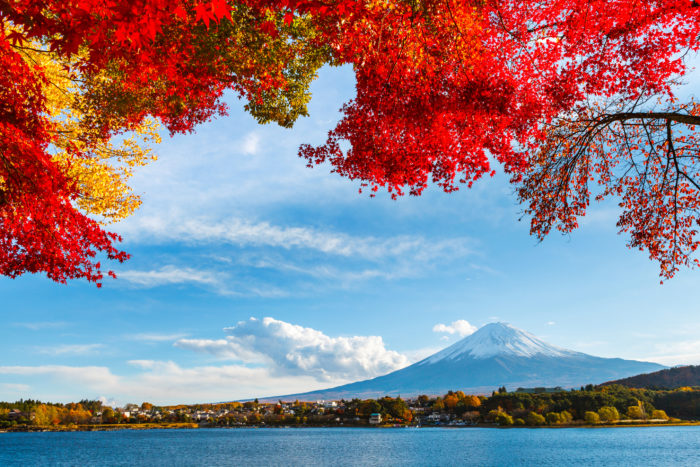
#> input picture 2.jpg, 700 x 467 px
$ python source.py
#> lines starting #> are read from the running program, lines starting #| are printed output that depends on the picture
### plot_creator.py
import cv2 as cv
from matplotlib import pyplot as plt


def get_plot(name: str, img, grayscale_img):
    plot = plt
    plot.figure(name)
    plot.subplot(211)
    plot = create_histograms(False, img)
    plot.subplot(212)
    plot = create_histograms(True, grayscale_img)
    plot.tight_layout()
    return plot


def create_histograms(flag: bool, img):  # Тип изображения: 0 - BRG, 1 - GrayScale
    match flag:
        case 0:
            color = ("b", "g", "r")
            for i, col in enumerate(color):
                histr = cv.calcHist([img], [i], None, [256], [0, 256])
                plt.plot(histr, color=col)
                plt.xlim([0, 256])
        case 1:
            histr = cv.calcHist([img], [0], None, [256], [0, 256])
            plt.plot(histr)
            plt.xlim([0, 256])
    return plt

### correction.py
import numpy as np
import math
import cv2 as cv
from matplotlib import pyplot as plt


def compression_image(flag: bool, img, min=50, max=200):
    alpha = 1.0
    beta = 0.0
    new_img_compressed = np.zeros(img.shape, img.dtype)
    match flag:
        case 0:
            for y in range(img.shape[0]):
                for x in range(img.shape[1]):
                    for channel in range(img.shape[2]):
                        new_img_compressed[y, x, channel] = np.clip(
                            alpha * img[y, x, channel] + beta, min, max
                        )
        case 1:
            for y in range(img.shape[0]):
                for x in range(img.shape[1]):
                    new_img_compressed[y, x] = np.clip(
                        alpha * img[y, x] + beta, min, max
                    )
    return new_img_compressed


def gamma_correction(flag: bool, img):
    coef_c = 1.55
    coef_gamma = 2
    new_img_gammaCorr = np.zeros(img.shape, img.dtype)
    match flag:
        case 0:
            for y in range(img.shape[0]):
                for x in range(img.shape[1]):
                    for c in range(img.shape[2]):
                        new_img_gammaCorr[y, x, c] = (
                            255 * coef_c * (img[y, x, c] / 255) ** coef_gamma
                        )
        case 1:
            for y in range(img.shape[0]):
                for x in range(img.shape[1]):
                    new_img_gammaCorr[y, x] = (
                        255 * coef_c * (img[y, x] / 255) ** coef_gamma
                    )
    return new_img_gammaCorr


def logarithm_correction(flag: bool, img):
    coef_c = 1.55
    new_img_logCorr = np.zeros(img.shape, img.dtype)
    match flag:
        case 0:
            for y in range(img.shape[0]):
                for x in range(img.shape[1]):
                    for c in range(img.shape[2]):
                        new_img_logCorr[y, x, c] = (
                            255 * coef_c * math.log((img[y, x, c] / 255) + 1)
                        )
        case 1:
            for y in range(img.shape[0]):
                for x in range(img.shape[1]):
                    new_img_logCorr[y, x] = (
                        255 * coef_c * math.log((img[y, x] / 255) + 1)
                    )
    return new_img_logCorr


def linier_correction(flag: bool, img):
    new_img_linCorr = np.zeros(img.shape, img.dtype)
    match flag:
        case 0:
            b_min = img[0, 0, 0]
            r_min = img[0, 0, 1]
            g_min = img[0, 0, 2]
            list_min = [b_min, r_min, g_min]

            b_max = img[0, 0, 0]
            r_max = img[0, 0, 1]
            g_max = img[0, 0, 2]
            list_max = [b_max, r_max, g_max]
            # Find min, max of BRG pixel brightness
            for y in range(img.shape[0]):
                for x in range(img.shape[1]):
                    for c in range(img.shape[2]):
                        list_min[c] = min(list_min[c], img[y, x, c])
                        list_max[c] = max(list_max[c], img[y, x, c])
            # Change brightness with formule
            for y in range(img.shape[0]):
                for x in range(img.shape[1]):
                    for channel in range(img.shape[2]):
                        new_img_linCorr[y, x, channel] = (
                            (img[y, x, channel] - list_min[channel])
                            * 255
                            / (list_max[channel] - list_min[channel])
                        )
        case 1:
            brightness_min = img[0, 0]
            brightness_max = img[0, 0]
            for y in range(img.shape[0]):
                for x in range(img.shape[1]):
                    brightness_min = min(brightness_min, img[y, x])
                    brightness_max = max(brightness_max, img[y, x])
            # Change brightness with formule
            for y in range(img.shape[0]):
                for x in range(img.shape[1]):
                    new_img_linCorr[y, x] = (
                        (img[y, x] - brightness_min)
                        * 255
                        / (brightness_max - brightness_min)
                    )
            # Save result
    return new_img_linCorr

### source.py
import math
import cv2 as cv
from matplotlib import pyplot as plt
import plot_creator
import correction


img_name = "2"

# Task 1
img = cv.imread(img_name + ".jpg")
#> img is the input picture: shape (467, 700, 3); mean B, G, R 137, 126.8, 142
assert img is not None, "file could not be read, check with os.path.exists()"
grayscale_img = cv.cvtColor(img, cv.COLOR_BGR2GRAY)
cv.imwrite(img_name + "_gray" + ".jpg", grayscale_img)
plt = plot_creator.get_plot("Histograms of original brightness", img, grayscale_img)
print("End of Task 1")

# Task 2. Color
# Compressed
new_img_compressed = correction.compression_image(False, img)
cv.imwrite(img_name + "_compressed" + ".jpg", new_img_compressed)
# Linier Correction
new_img_linCorr = correction.linier_correction(False, new_img_compressed)
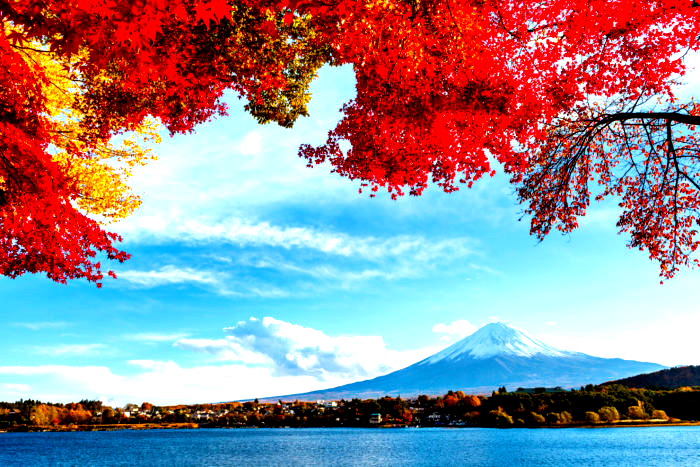
#> new_img_linCorr: shape (467, 700, 3); mean B, G, R 147.1, 139.2, 150.5
cv.imwrite(img_name + "_linCorr" + ".jpg", new_img_linCorr)
# GrayScale
# Compressed
new_grayscale_img_compressed = correction.compression_image(True, grayscale_img)
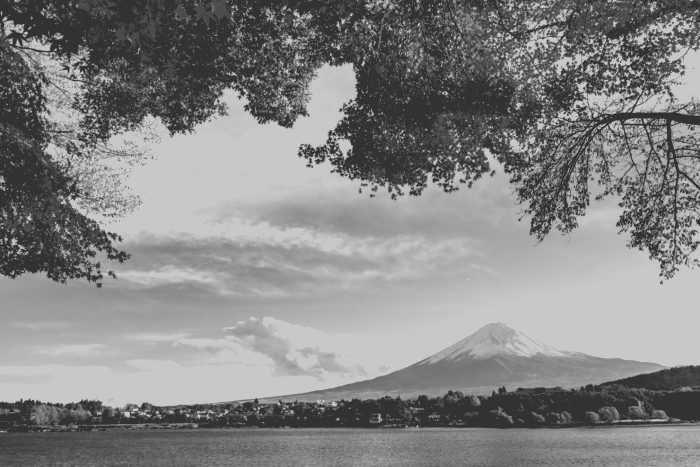
#> new_grayscale_img_compressed: shape (467, 700); min 50, max 200, mean 132
cv.imwrite(img_name + "_gray" + "_compressed" + ".jpg", new_grayscale_img_compressed)
# Linier Correction
new_grayscale_img_linCorr = correction.linier_correction(
    True, new_grayscale_img_compressed
)
cv.imwrite(img_name + "_gray" + "_linCorr" + ".jpg", new_grayscale_img_linCorr)
# Histogram of brightness
plt = plot_creator.get_plot(
    "Historgams of liner correction", new_img_linCorr, new_grayscale_img_linCorr
)
print("End of Task 2")

# Task 3.1 GammaCor
# Colorized
new_img_gammaCorr = correction.gamma_correction(False, new_img_compressed)
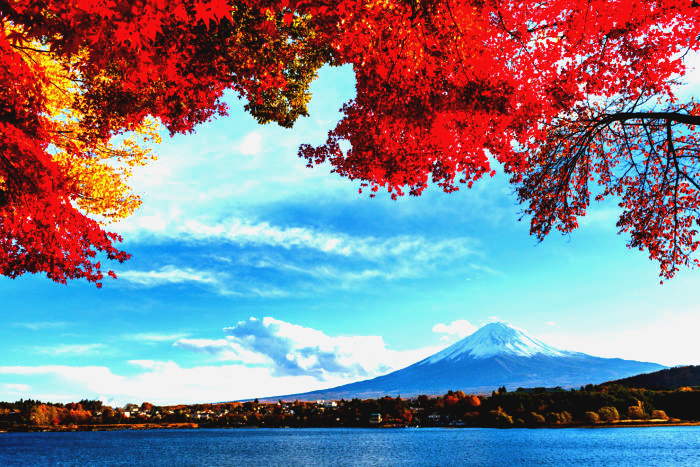
#> new_img_gammaCorr: shape (467, 700, 3); mean B, G, R 142.1, 129.1, 130.9
cv.imwrite(img_name + "_gammaCorr" + ".jpg", new_img_gammaCorr)
# Grayscale
new_grayscale_img_gammaCorr = correction.gamma_correction(
    True, new_grayscale_img_compressed
)
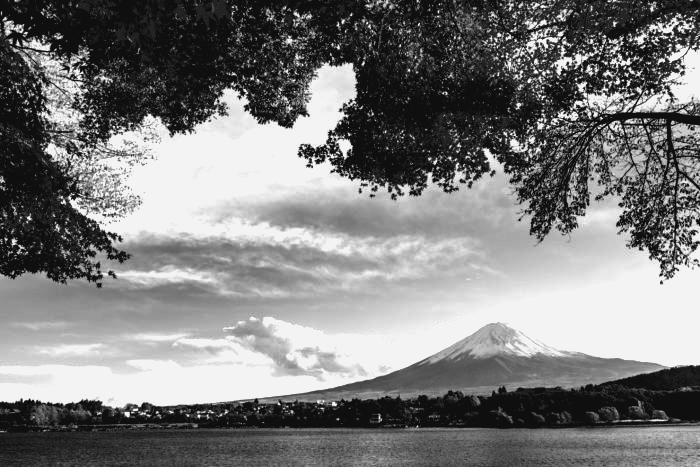
#> new_grayscale_img_gammaCorr: shape (467, 700); min 15, max 243, mean 124
cv.imwrite(img_name + "_gray" + "_gammaCorr" + ".jpg", new_grayscale_img_gammaCorr)
# Histogram of brightness
plt = plot_creator.get_plot(
    "Histogram of britghtness after gamma correction",
    new_img_gammaCorr,
    new_grayscale_img_gammaCorr,
)

# Task 3.2 Logarithm
# Colorized
new_img_logCorr = correction.logarithm_correction(False, new_img_compressed)
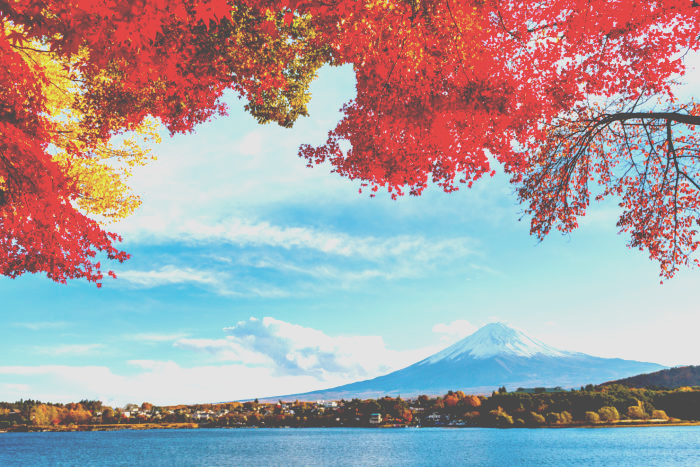
#> new_img_logCorr: shape (467, 700, 3); mean B, G, R 162.3, 158.9, 167.9
cv.imwrite(img_name + "_logCorr" + ".jpg", new_img_logCorr)
# Grayscale
new_grayscale_img_logCorr = correction.logarithm_correction(
    True, new_grayscale_img_compressed
)
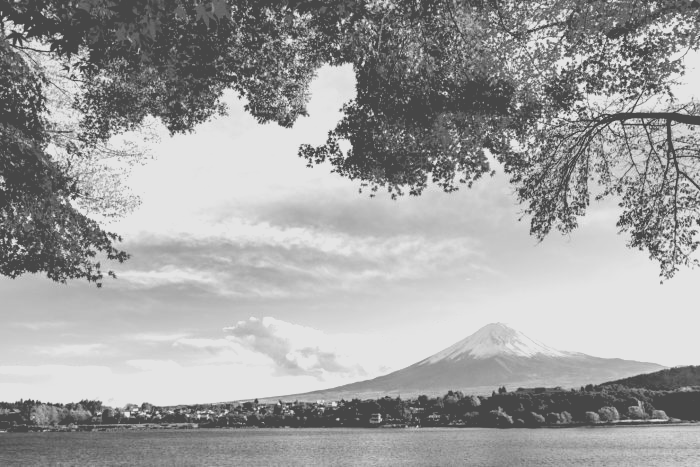
#> new_grayscale_img_logCorr: shape (467, 700); min 70, max 228, mean 160
cv.imwrite(img_name + "_gray" + "_logCorr" + ".jpg", new_grayscale_img_logCorr)
# Histograms
plt = plot_creator.get_plot(
    "Histograms of brightness after logarithm correction",
    new_img_logCorr,
    new_grayscale_img_logCorr,
)
print("End of Task 3")
plt.show()
#> figure, not shown here; panel 1: curve peaks at x = 0, y = 32102; panel 1: curve peaks at x = 0, y = 14467; panel 1: curve peaks at x = 255, y = 3714; panel 2: curve peaks at x = 203, y = 2694
#> figure, not shown here; panel 1: curve peaks at x = 255, y = 145693; panel 1: curve peaks at x = 0, y = 85293; panel 1: curve peaks at x = 255, y = 56392; panel 2: curve peaks at x = 255, y = 52694
#> figure, not shown here; panel 1: curve peaks at x = 243, y = 145693; panel 1: curve peaks at x = 15, y = 86205; panel 1: curve peaks at x = 243, y = 56392; panel 2: curve peaks at x = 243, y = 52694
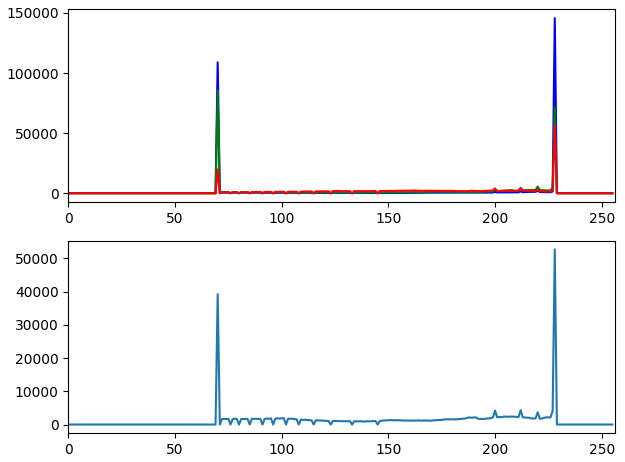
#> figure drawn by matplotlib, 2 panels; panel 1: curve peaks at x = 228, y = 145693; panel 1: curve peaks at x = 70, y = 85293; panel 1: curve peaks at x = 228, y = 56392; panel 2: curve peaks at x = 228, y = 52694
